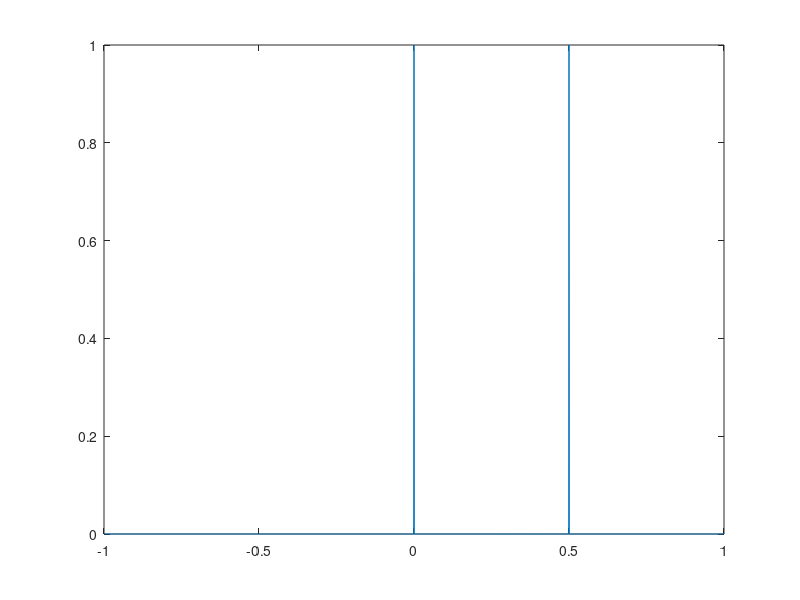

The MATLAB script that drew this image: (Note: this script raises an error after producing the figure.)
clc
clear all
close all
% 原始信号
fs=1000;
f1=50;
f2=100;
t=-1:1/fs:1;
L=length(t);

%s=4*sin(2*pi*linspace(6,12,L).*t)+sin(2*pi*f1*t)+sin(2*pi*f2*t);
%s=sin(2*pi*f1*t)+sin(2*pi*f2*t);
s = 0*(t>=-1&t<0)+1*(t==0)+1*(t==0.5)+0*(t>0&t<0.5)+0*(t>0.5&t<=1);
figure
plot(t, s)
% 连续小波变换
wavename='cmor3-3';
totalscal=256;
Fc=centfrq(wavename); % 小波的中心频率
c=2*Fc*totalscal;
scals=c./(1:totalscal);
f=scal2frq(scals,wavename,1/fs); % 将尺度转换为频率
coefs=cwt(s,scals,wavename); % 求连续小波系数
figure
imagesc(t,f,abs(coefs));
set(gca,'YDir','normal')
colorbar;
xlabel('时间 t/s');
ylabel('频率 f/Hz');
title('小波时频图');
